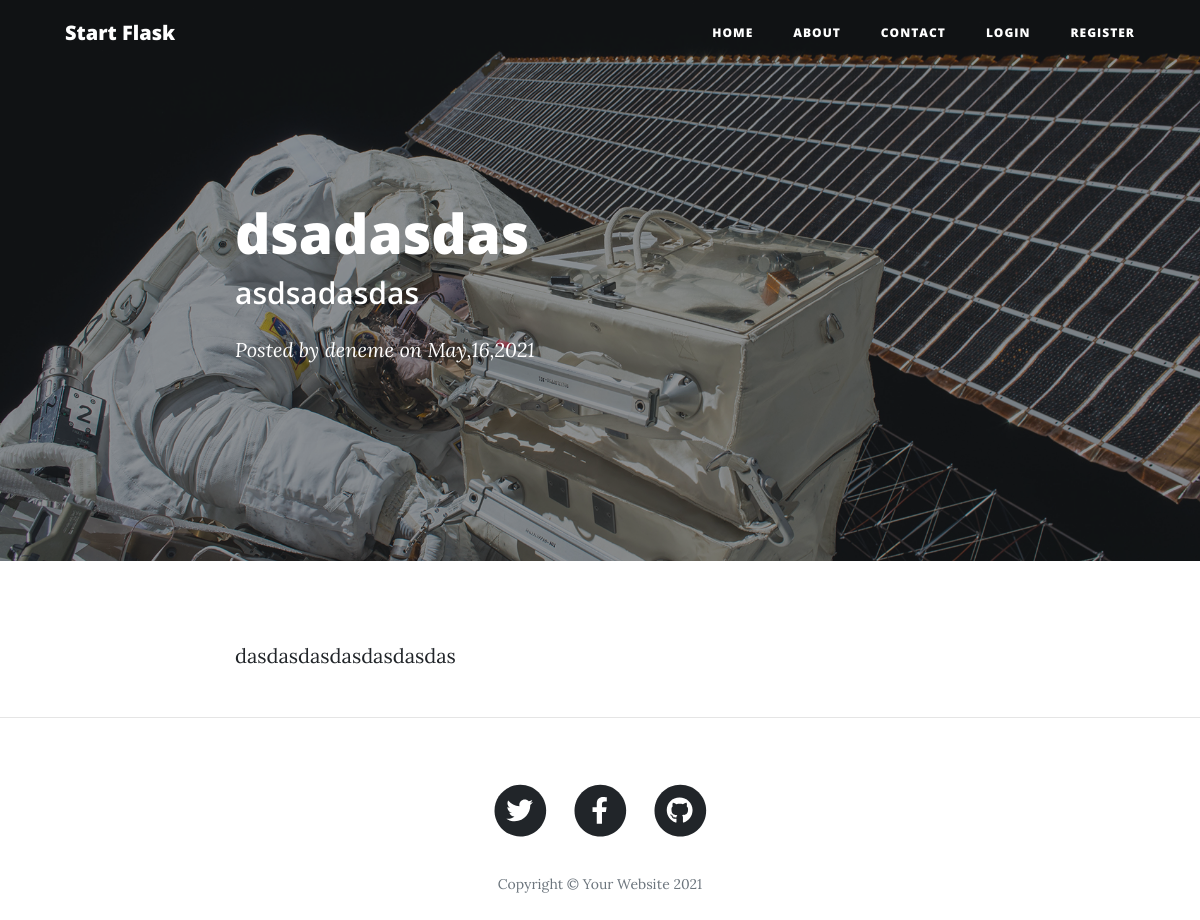
Page /post/7 on the committed database.
### CleanBlog/models.py (models this page shows, shortened)
class Post(db.Model):
    id = db.Column(db.Integer, primary_key = True)
    title = db.Column(db.String, nullable=False)
    subtitle = db.Column(db.String, nullable=False)
    post_date = db.Column(db.DateTime, nullable=False, default = datetime.now) # ().strftime('%Y-%m-%d')
    post_text = db.Column(db.Text, nullable=False)
    user_id = db.Column(db.Integer, db.ForeignKey('user.id'), nullable=False)

class User(db.Model, UserMixin):
    id = db.Column(db.Integer, primary_key = True)
    name = db.Column(db.String, nullable=False)
    email = db.Column(db.String, unique=True, nullable=False)
    password = db.Column(db.String, nullable=False)
    posts = db.relationship('Post', backref = 'user', lazy= True)

### CleanBlog/routes.py (the view)
@app.route("/post/<int:post_id>", methods=['GET','POST'])
def post(post_id):
    post = Post.query.get_or_404(post_id)
    return render_template('post.html', title = 'post.title', post=post)

### CleanBlog/templates/post.html (shortened to what this page needs)
{% extends 'base.html' %}
{% block content %}
        <header class="masthead" style='background-image: url(" {{ url_for('static', filename='assets/img/post-bg.jpg') }} ")'>
            <div class="overlay"></div>
            <div class="container">
                <div class="row">
                    <div class="col-lg-8 col-md-10 mx-auto">
                        <div class="post-heading">
                            <h1>{{ post.title }}</h1>
                            <h2 class="subheading">{{ post.subtitle }}</h2>
                            <span class="meta">
                                Posted by
                                <a href="#!">{{ post.user.name }}</a>
                                on {{ post.post_date.strftime('%B,%d,%Y') }}
                            </span>
                        </div>
                    </div>
                </div>
            </div>
        </header>
        <article>
            <div class="container">
                <div class="row">
                    <div class="col-lg-8 col-md-10 mx-auto">
                        <p> {{ post.post_text }} </p>
                    </div>
                </div>
            </div>
        </article>
        <hr />
{% endblock %}

### rows in the picture
Post: title "dsadasdas", subtitle "asdsadasdas", post_date "May,16,2021", post_text "dasdasdasdasdasdasdas"
User: user.name "deneme"
